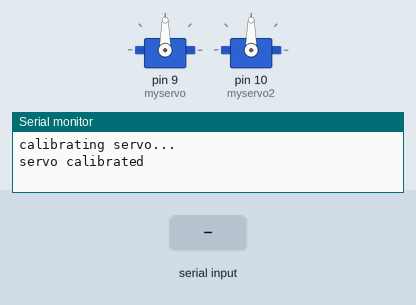
This sketch was run on a simulated Arduino Uno, built with avr-gcc and run on an emulated ATmega328P. On the bench: 2 × servo, the last lines printed to the serial monitor. The inputs (shaded band) are chosen by the test bench.

Above: at 4.2 s.
4.3 s: "90,45\n" received over Serial
At 5.1 s:
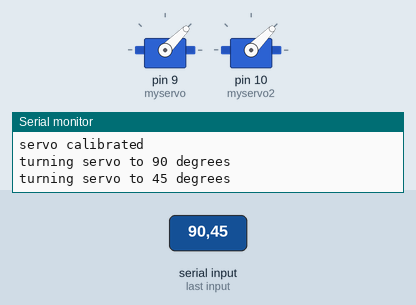
5.8 s: "30,150\n" received over Serial
At 6.3 s:
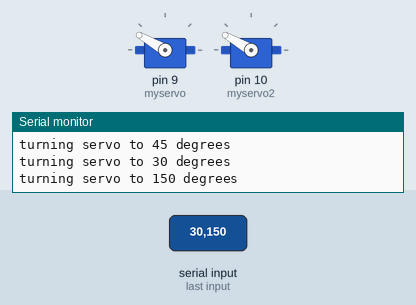
7.3 s: "90\n" received over Serial
At 8.4 s:
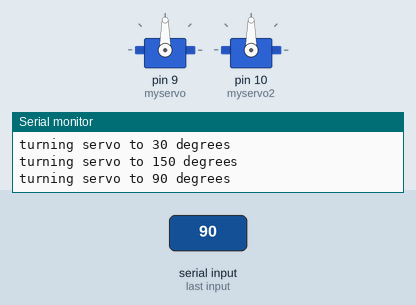
Timing chart, 0 to 10.3 s (numbered marks = the images above; inputs shaded):
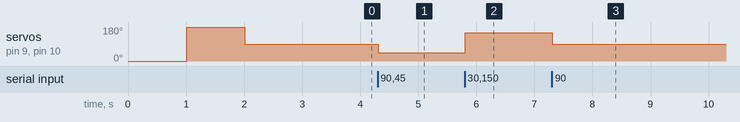

The sketch:

servo_test.ino
```cpp
#include <Servo.h>
Servo myservo;
Servo myservo2;
int pos = 0;


void setup()
{

Serial.begin(9600);
while (!Serial);
myservo.attach(9);
myservo2.attach(10);
Serial.println("calibrating servo...");
for(pos = 0; pos <= 180; pos += 1)
myservo.write(0);
myservo2.write(0);
delay(1000);
myservo.write(180);
myservo2.write(180);
delay(1000);
myservo.write(90);
myservo2.write(90);
delay(1000);
Serial.println("servo calibrated");

}

void loop() {

for(pos = 0; pos <= 180; pos += 1)

if (Serial.available()) {
  int state = Serial.parseInt();

if (state < 0) {
Serial.println("cannost execute command, too low number");
}

if (state >= 10 && state < 181) {
  Serial.print("turning servo to ");
  Serial.print(state);
  Serial.println(" degrees");
  myservo.write(state);
  myservo2.write(state);

}

}

}
```

Measured:
- after the input at 4.3 s, servo on pin 9 (myservo), servo on pin 10 (myservo2): 90° → 45° at once
- after the input at 5.8 s, servo on pin 9 (myservo), servo on pin 10 (myservo2): 45° → 150° at once
- after the input at 7.3 s, servo on pin 9 (myservo), servo on pin 10 (myservo2): 150° → 90° at once
